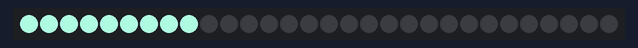
Bench run of a sketch on a simulated Arduino Uno, built with avr-gcc and run on an emulated ATmega328P. Parts: 30 RGB LEDs in strip order, left to right. Dim RGB values are drawn brighter than linear; random numbers use the default seed unless the sketch sets one.

Above: at 0.45 s.
At 4.82 s:
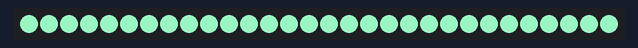
At 9.48 s:
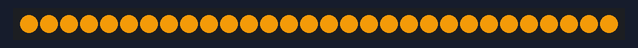
At 19.72 s:
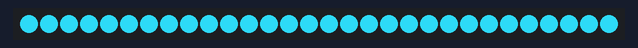
At 29.02 s:
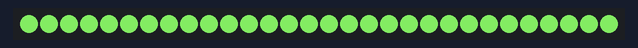
At 39.27 s:
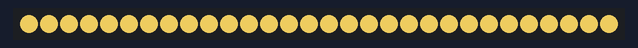

The sketch:

LedsWave.ino
```cpp
// ledsWave //////////////
// 15.11.2018 - Clément Gault
/*
   Essai de la biliothèque NeoPixel d'Adafruit
   qui permet de piloter un ruban RVB de leds.
   Elle est disponible dans le gestionnaire de biliothèque.
   Menu : Croquis/Inclure une biliothèque/Gérer les biliothèques
   -
   Voir ce tuto également :
   https://learn.adafruit.com/adafruit-neopixel-uberguide/the-magic-of-neopixels
   -
   Les leds s'allument les unes après les autres
   d'une couleur données aléatoirement.
   On n'utilise pas de fonction de delay() mais un timer.
   -
   Montage :
    - Signal (DIN) du ruban en pin 6
    - 5v du ruban sur le + d'une alimentation externe en 5v
    - Masse (GND) du ruban sur le - de l'alim externe ET une pin GND de la carte Arduino
   Note : il faut aussi alimenter la carte (en USB par exemple)
   (voir ledStrip_montage.jpg)
   -

*/

// On indique à Arduino qu'on va utiliser
// la bibliothèque NeoPixel :
#include <Adafruit_NeoPixel.h>

int nbLeds = 30; // nb de leds
// On déclare un objet Adafruit_NeoPixel "nommé strip" :
Adafruit_NeoPixel strip = Adafruit_NeoPixel(nbLeds, 6, NEO_GRB + NEO_KHZ800); // +> nbLeds : nb de leds, 6 car connecté en pin 6

unsigned long p_millis = 0; // Temps où le ruban a changé d'état
int intervalle = 30; // En-dessous de 30, ça marche mal (allumage des leds est saccadé)
int nLed = 0; // Jusqu'à led le ruban s'allume
byte r, g, b; // Valeurs RVB


void setup() {
  strip.begin(); // Initiatlisation du ruban
  strip.setBrightness(255); // Configuration de la luminosité (entre 0 et 255)
  r = random(256);
  g = random(256);
  b = random(256);
}

void loop() {
  // Rappel : millis() renvoie depuis combien en temps en milliseconde
  // la carte exécute le programme !

  // On vérifie que la différence entre le temps présent ( millis())
  // et le dernier moment où le ruban a changé d'état (p_millis) est
  // supérieure à intervalle :
  if (millis() - p_millis >= intervalle) {
    p_millis = millis(); // Met à jour le moment où le ruban a changé d'état
    for (int i = 0; i < nLed; i++) { // On allume les leds juqu'a nLed
      strip.setPixelColor(i, r, g, b); // i : numéro de led, r, v et b : couleur
    }
    if (nLed < strip.numPixels()) { // strip.numPixels() renvoie le nb de leds dans le ruban
      nLed++;
    } else {
      nLed = 0;
      //strip.clear(); // On peut éteindre toutes les leds quand on arrive à la dernière
      r = random(256);
      g = random(256);
      b = random(256);
    }
    strip.show(); // Pour envoyer les données dans le ruban, sans l'appel de cette fonction, le ruban ne change pas de couleur
  }
}
```
